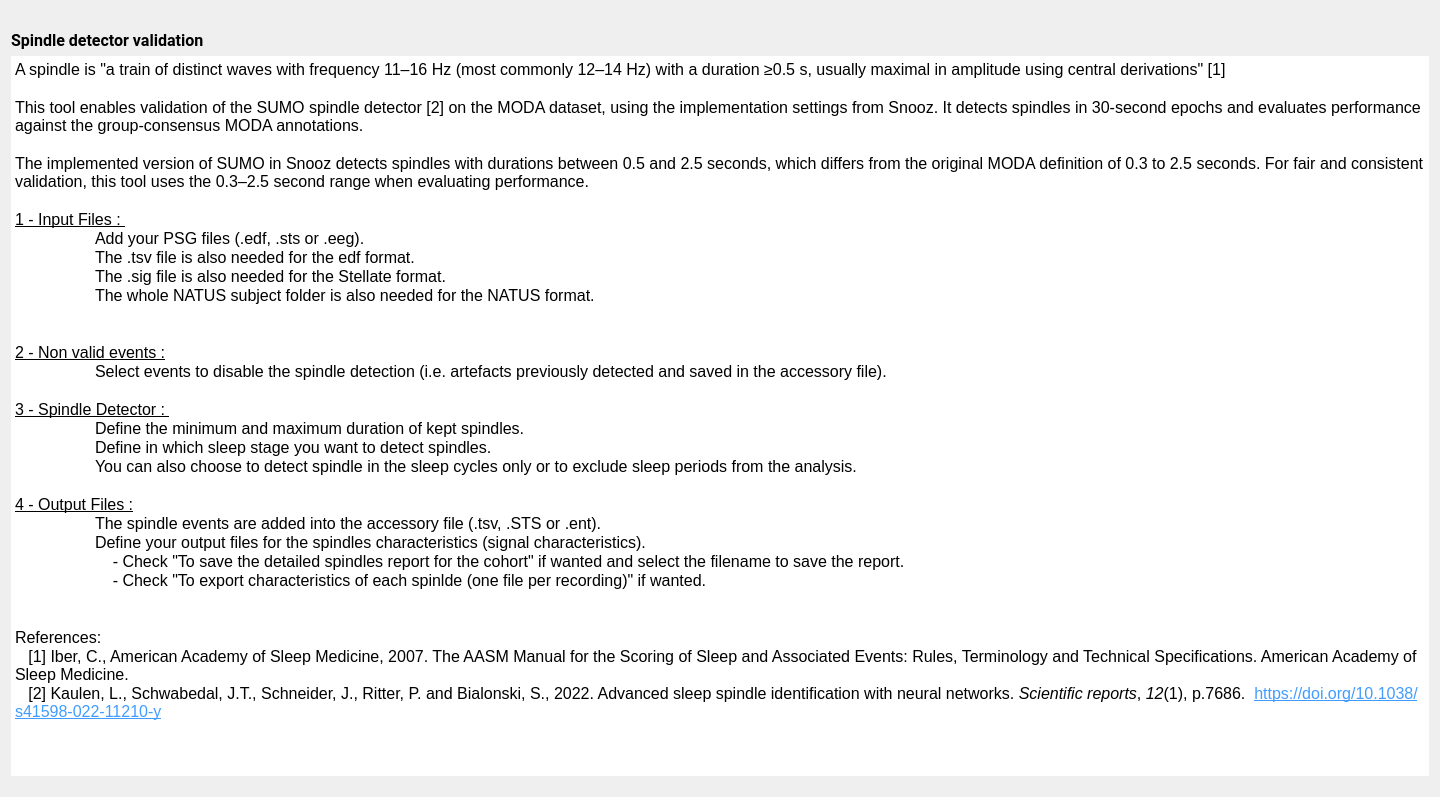
<?xml version="1.0" encoding="UTF-8"?>
<ui version="4.0">
 <class>SpindleDetectionDoc</class>
 <widget class="QWidget" name="SpindleDetectionDoc">
  <property name="geometry">
   <rect>
    <x>0</x>
    <y>0</y>
    <width>1440</width>
    <height>797</height>
   </rect>
  </property>
  <property name="windowTitle">
   <string/>
  </property>
  <property name="styleSheet">
   <string notr="true">font: 12pt &quot;Roboto&quot;;</string>
  </property>
  <layout class="QVBoxLayout" name="verticalLayout_2">
   <item>
    <widget class="QLabel" name="spindle_image">
     <property name="maximumSize">
      <size>
       <width>16777215</width>
       <height>100</height>
      </size>
     </property>
     <property name="text">
      <string/>
     </property>
     <property name="pixmap">
      <pixmap resource="spindle.qrc">:/spindle_moda/e0004-b1-01-05-0001-smp303751_res80.png</pixmap>
     </property>
     <property name="scaledContents">
      <bool>false</bool>
     </property>
    </widget>
   </item>
   <item>
    <layout class="QVBoxLayout" name="verticalLayout">
     <item>
      <widget class="QLabel" name="label">
       <property name="font">
        <font>
         <family>Roboto</family>
         <pointsize>12</pointsize>
         <italic>false</italic>
         <bold>false</bold>
        </font>
       </property>
       <property name="text">
        <string>&lt;html&gt;&lt;head/&gt;&lt;body&gt;&lt;p&gt;&lt;span style=&quot; font-weight:600;&quot;&gt;Spindle detector validation&lt;/span&gt;&lt;/p&gt;&lt;/body&gt;&lt;/html&gt;</string>
       </property>
      </widget>
     </item>
     <item>
      <widget class="QTextEdit" name="textEdit">
       <property name="frameShape">
        <enum>QFrame::Shape::NoFrame</enum>
       </property>
       <property name="lineWidth">
        <number>0</number>
       </property>
       <property name="readOnly">
        <bool>true</bool>
       </property>
       <property name="html">
        <string>&lt;!DOCTYPE HTML PUBLIC &quot;-//W3C//DTD HTML 4.0//EN&quot; &quot;http://www.w3.org/TR/REC-html40/strict.dtd&quot;&gt;
&lt;html&gt;&lt;head&gt;&lt;meta name=&quot;qrichtext&quot; content=&quot;1&quot; /&gt;&lt;meta charset=&quot;utf-8&quot; /&gt;&lt;style type=&quot;text/css&quot;&gt;
p, li { white-space: pre-wrap; }
hr { height: 1px; border-width: 0; }
li.unchecked::marker { content: &quot;\2610&quot;; }
li.checked::marker { content: &quot;\2612&quot;; }
&lt;/style&gt;&lt;/head&gt;&lt;body style=&quot; font-family:'Roboto'; font-size:12pt; font-weight:400; font-style:normal;&quot;&gt;
&lt;p style=&quot; margin-top:0px; margin-bottom:0px; margin-left:0px; margin-right:0px; -qt-block-indent:0; text-indent:0px;&quot;&gt;A spindle is &amp;quot;a train of distinct waves with frequency 11–16 Hz (most commonly 12–14 Hz) with a duration ≥0.5 s, usually maximal in amplitude using central derivations&amp;quot; [1]&lt;/p&gt;
&lt;p style=&quot;-qt-paragraph-type:empty; margin-top:0px; margin-bottom:0px; margin-left:0px; margin-right:0px; -qt-block-indent:0; text-indent:0px;&quot;&gt;&lt;br /&gt;&lt;/p&gt;
&lt;p style=&quot; margin-top:0px; margin-bottom:0px; margin-left:0px; margin-right:0px; -qt-block-indent:0; text-indent:0px;&quot;&gt;This tool enables validation of the SUMO spindle detector [2] on the MODA dataset, using the implementation settings from Snooz. It detects spindles in 30-second epochs and evaluates performance against the group-consensus MODA annotations.&lt;/p&gt;
&lt;p style=&quot;-qt-paragraph-type:empty; margin-top:0px; margin-bottom:0px; margin-left:0px; margin-right:0px; -qt-block-indent:0; text-indent:0px;&quot;&gt;&lt;br /&gt;&lt;/p&gt;
&lt;p style=&quot; margin-top:0px; margin-bottom:0px; margin-left:0px; margin-right:0px; -qt-block-indent:0; text-indent:0px;&quot;&gt;The implemented version of SUMO in Snooz detects spindles with durations between 0.5 and 2.5 seconds, which differs from the original MODA definition of 0.3 to 2.5 seconds. For fair and consistent validation, this tool uses the 0.3–2.5 second range when evaluating performance.&lt;/p&gt;
&lt;p style=&quot;-qt-paragraph-type:empty; margin-top:0px; margin-bottom:0px; margin-left:0px; margin-right:0px; -qt-block-indent:0; text-indent:0px;&quot;&gt;&lt;br /&gt;&lt;/p&gt;
&lt;p style=&quot; margin-top:0px; margin-bottom:0px; margin-left:0px; margin-right:0px; -qt-block-indent:0; text-indent:0px;&quot;&gt;&lt;span style=&quot; text-decoration: underline;&quot;&gt;1 - Input Files : &lt;/span&gt;&lt;/p&gt;
&lt;p style=&quot; margin-top:0px; margin-bottom:0px; margin-left:0px; margin-right:0px; -qt-block-indent:0; text-indent:0px;&quot;&gt;	Add your PSG files (.edf, .sts or .eeg). &lt;/p&gt;
&lt;p style=&quot; margin-top:0px; margin-bottom:0px; margin-left:0px; margin-right:0px; -qt-block-indent:0; text-indent:0px;&quot;&gt;	The .tsv file is also needed for the edf format.&lt;/p&gt;
&lt;p style=&quot; margin-top:0px; margin-bottom:0px; margin-left:0px; margin-right:0px; -qt-block-indent:0; text-indent:0px;&quot;&gt;	The .sig file is also needed for the Stellate format.&lt;/p&gt;
&lt;p style=&quot; margin-top:0px; margin-bottom:0px; margin-left:0px; margin-right:0px; -qt-block-indent:0; text-indent:0px;&quot;&gt;	The whole NATUS subject folder is also needed for the NATUS format. &lt;/p&gt;
&lt;p style=&quot; margin-top:0px; margin-bottom:0px; margin-left:0px; margin-right:0px; -qt-block-indent:0; text-indent:0px;&quot;&gt;          &lt;/p&gt;
&lt;p style=&quot;-qt-paragraph-type:empty; margin-top:0px; margin-bottom:0px; margin-left:0px; margin-right:0px; -qt-block-indent:0; text-indent:0px;&quot;&gt;&lt;br /&gt;&lt;/p&gt;
&lt;p style=&quot; margin-top:0px; margin-bottom:0px; margin-left:0px; margin-right:0px; -qt-block-indent:0; text-indent:0px;&quot;&gt;&lt;span style=&quot; text-decoration: underline;&quot;&gt;2 - Non valid events :&lt;/span&gt;&lt;/p&gt;
&lt;p style=&quot; margin-top:0px; margin-bottom:0px; margin-left:0px; margin-right:0px; -qt-block-indent:0; text-indent:0px;&quot;&gt;	Select events to disable the spindle detection (i.e. artefacts previously detected and saved in the accessory file).&lt;/p&gt;
&lt;p style=&quot;-qt-paragraph-type:empty; margin-top:0px; margin-bottom:0px; margin-left:0px; margin-right:0px; -qt-block-indent:0; text-indent:0px;&quot;&gt;&lt;br /&gt;&lt;/p&gt;
&lt;p style=&quot; margin-top:0px; margin-bottom:0px; margin-left:0px; margin-right:0px; -qt-block-indent:0; text-indent:0px;&quot;&gt;&lt;span style=&quot; text-decoration: underline;&quot;&gt;3 - Spindle Detector : &lt;/span&gt;&lt;/p&gt;
&lt;p style=&quot; margin-top:0px; margin-bottom:0px; margin-left:0px; margin-right:0px; -qt-block-indent:0; text-indent:0px;&quot;&gt;	Define the minimum and maximum duration of kept spindles.&lt;/p&gt;
&lt;p style=&quot; margin-top:0px; margin-bottom:0px; margin-left:0px; margin-right:0px; -qt-block-indent:0; text-indent:0px;&quot;&gt;	Define in which sleep stage you want to detect spindles.&lt;/p&gt;
&lt;p style=&quot; margin-top:0px; margin-bottom:0px; margin-left:0px; margin-right:0px; -qt-block-indent:0; text-indent:0px;&quot;&gt;	You can also choose to detect spindle in the sleep cycles only or to exclude sleep periods from the analysis.&lt;/p&gt;
&lt;p style=&quot; margin-top:0px; margin-bottom:0px; margin-left:0px; margin-right:0px; -qt-block-indent:0; text-indent:0px;&quot;&gt; &lt;/p&gt;
&lt;p style=&quot; margin-top:0px; margin-bottom:0px; margin-left:0px; margin-right:0px; -qt-block-indent:0; text-indent:0px;&quot;&gt;&lt;span style=&quot; text-decoration: underline;&quot;&gt;4 - Output Files :&lt;/span&gt;&lt;/p&gt;
&lt;p style=&quot; margin-top:0px; margin-bottom:0px; margin-left:0px; margin-right:0px; -qt-block-indent:0; text-indent:0px;&quot;&gt;	The spindle events are added into the accessory file (.tsv, .STS or .ent).&lt;/p&gt;
&lt;p style=&quot; margin-top:0px; margin-bottom:0px; margin-left:0px; margin-right:0px; -qt-block-indent:0; text-indent:0px;&quot;&gt;	Define your output files for the spindles characteristics (signal characteristics). &lt;/p&gt;
&lt;p style=&quot; margin-top:0px; margin-bottom:0px; margin-left:0px; margin-right:0px; -qt-block-indent:0; text-indent:0px;&quot;&gt;	    - Check &amp;quot;To save the detailed spindles report for the cohort&amp;quot; if wanted and select the filename to save the report.&lt;/p&gt;
&lt;p style=&quot; margin-top:0px; margin-bottom:0px; margin-left:0px; margin-right:0px; -qt-block-indent:0; text-indent:0px;&quot;&gt;	    - Check &amp;quot;To export characteristics of each spinlde (one file per recording)&amp;quot; if wanted.&lt;/p&gt;
&lt;p style=&quot;-qt-paragraph-type:empty; margin-top:0px; margin-bottom:0px; margin-left:0px; margin-right:0px; -qt-block-indent:0; text-indent:0px;&quot;&gt;&lt;br /&gt;&lt;/p&gt;
&lt;p style=&quot;-qt-paragraph-type:empty; margin-top:0px; margin-bottom:0px; margin-left:0px; margin-right:0px; -qt-block-indent:0; text-indent:0px;&quot;&gt;&lt;br /&gt;&lt;/p&gt;
&lt;p style=&quot; margin-top:0px; margin-bottom:0px; margin-left:0px; margin-right:0px; -qt-block-indent:0; text-indent:0px;&quot;&gt;References:&lt;/p&gt;
&lt;p style=&quot; margin-top:0px; margin-bottom:0px; margin-left:0px; margin-right:0px; -qt-block-indent:0; text-indent:0px;&quot;&gt;   [1] Iber, C., American Academy of Sleep Medicine, 2007. The AASM Manual for the Scoring of Sleep and Associated Events: Rules, Terminology and Technical Specifications. American Academy of Sleep Medicine. &lt;/p&gt;
&lt;p style=&quot; margin-top:0px; margin-bottom:0px; margin-left:0px; margin-right:0px; -qt-block-indent:0; text-indent:0px;&quot;&gt;   [2] &lt;span style=&quot; font-family:'Helvetica Neue';&quot;&gt;Kaulen, L., Schwabedal, J.T., Schneider, J., Ritter, P. and Bialonski, S., 2022. Advanced sleep spindle identification with neural networks. &lt;/span&gt;&lt;span style=&quot; font-family:'Helvetica Neue'; font-style:italic;&quot;&gt;Scientific reports&lt;/span&gt;&lt;span style=&quot; font-family:'Helvetica Neue';&quot;&gt;, &lt;/span&gt;&lt;span style=&quot; font-family:'Helvetica Neue'; font-style:italic;&quot;&gt;12&lt;/span&gt;&lt;span style=&quot; font-family:'Helvetica Neue';&quot;&gt;(1), p.7686.&lt;/span&gt;  &lt;a href=&quot;https://doi.org/10.1038/s41598-022-11210-y&quot;&gt;&lt;span style=&quot; font-family:'Helvetica Neue'; text-decoration: underline; color:#419cff;&quot;&gt;https://doi.org/10.1038/s41598-022-11210-y&lt;/span&gt;&lt;/a&gt; &lt;/p&gt;&lt;/body&gt;&lt;/html&gt;</string>
       </property>
      </widget>
     </item>
     <item>
      <spacer name="verticalSpacer">
       <property name="orientation">
        <enum>Qt::Orientation::Vertical</enum>
       </property>
       <property name="sizeType">
        <enum>QSizePolicy::Policy::Fixed</enum>
       </property>
       <property name="sizeHint" stdset="0">
        <size>
         <width>20</width>
         <height>10</height>
        </size>
       </property>
      </spacer>
     </item>
    </layout>
   </item>
  </layout>
 </widget>
 <resources>
  <include location="spindle.qrc"/>
  <include location="../../../../../snooz-toolbox/src/main/python/ui/themes/themes.qrc"/>
 </resources>
 <connections/>
</ui>
